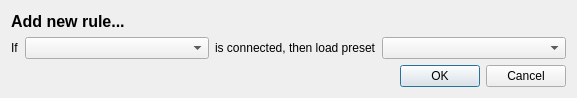
<?xml version="1.0" encoding="UTF-8"?>
<ui version="4.0">
 <class>PresetAddRuleFragment</class>
 <widget class="QWidget" name="PresetAddRuleFragment">
  <property name="geometry">
   <rect>
    <x>0</x>
    <y>0</y>
    <width>577</width>
    <height>98</height>
   </rect>
  </property>
  <property name="windowTitle">
   <string>Dialog</string>
  </property>
  <layout class="QVBoxLayout" name="verticalLayout">
   <item>
    <widget class="QLabel" name="label">
     <property name="font">
      <font>
       <pointsize>12</pointsize>
       <weight>75</weight>
       <bold>true</bold>
      </font>
     </property>
     <property name="text">
      <string>Add new rule...</string>
     </property>
    </widget>
   </item>
   <item>
    <layout class="QHBoxLayout" name="horizontalLayout_2">
     <property name="rightMargin">
      <number>0</number>
     </property>
     <item>
      <widget class="QLabel" name="label_2">
       <property name="text">
        <string>If</string>
       </property>
      </widget>
     </item>
     <item>
      <widget class="QComboBox" name="comboIf">
       <property name="sizePolicy">
        <sizepolicy hsizetype="Expanding" vsizetype="Fixed">
         <horstretch>0</horstretch>
         <verstretch>0</verstretch>
        </sizepolicy>
       </property>
      </widget>
     </item>
     <item>
      <widget class="QLabel" name="label_3">
       <property name="text">
        <string>is connected, then load preset</string>
       </property>
      </widget>
     </item>
     <item>
      <widget class="QComboBox" name="comboThen">
       <property name="sizePolicy">
        <sizepolicy hsizetype="Expanding" vsizetype="Fixed">
         <horstretch>0</horstretch>
         <verstretch>0</verstretch>
        </sizepolicy>
       </property>
      </widget>
     </item>
    </layout>
   </item>
   <item>
    <widget class="QDialogButtonBox" name="buttonBox">
     <property name="orientation">
      <enum>Qt::Horizontal</enum>
     </property>
     <property name="standardButtons">
      <set>QDialogButtonBox::Cancel|QDialogButtonBox::Ok</set>
     </property>
    </widget>
   </item>
  </layout>
 </widget>
 <resources/>
 <connections>
  <connection>
   <sender>buttonBox</sender>
   <signal>accepted()</signal>
   <receiver>PresetAddRuleDialog</receiver>
   <slot>accept()</slot>
   <hints>
    <hint type="sourcelabel">
     <x>248</x>
     <y>254</y>
    </hint>
    <hint type="destinationlabel">
     <x>157</x>
     <y>274</y>
    </hint>
   </hints>
  </connection>
  <connection>
   <sender>buttonBox</sender>
   <signal>rejected()</signal>
   <receiver>PresetAddRuleDialog</receiver>
   <slot>reject()</slot>
   <hints>
    <hint type="sourcelabel">
     <x>316</x>
     <y>260</y>
    </hint>
    <hint type="destinationlabel">
     <x>286</x>
     <y>274</y>
    </hint>
   </hints>
  </connection>
 </connections>
</ui>
